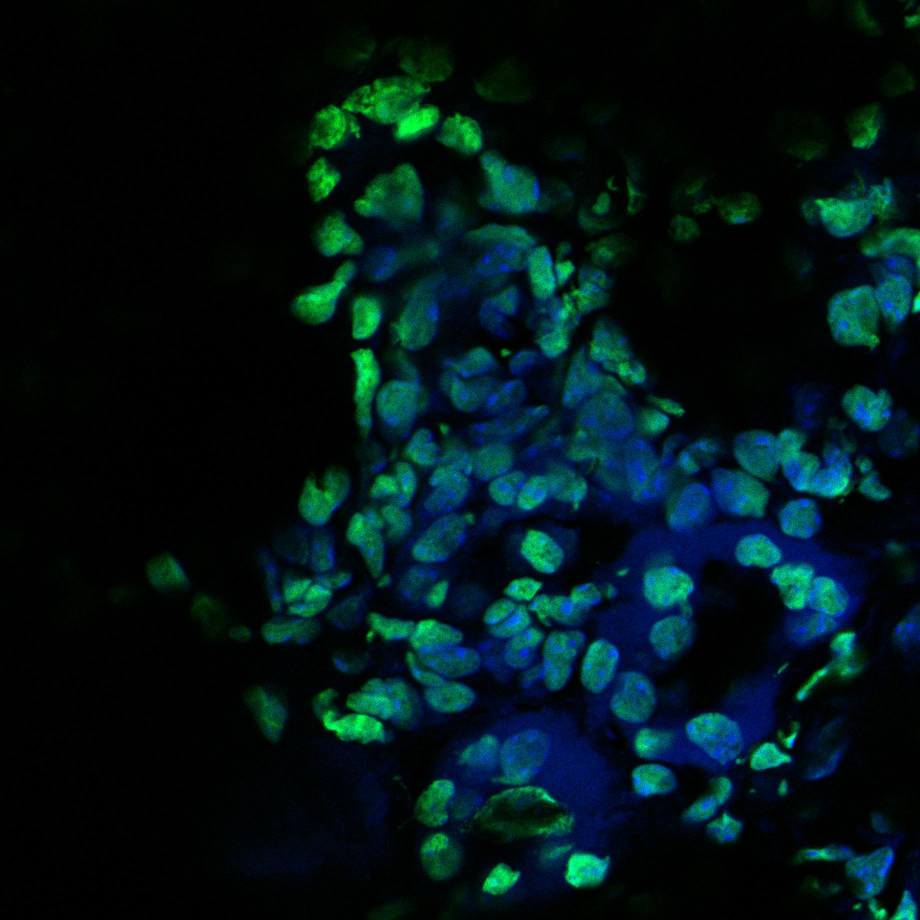
#> input picture images/1.jpg, 1840 x 1840 px, found by its file name (shown at 1/2 size); its folder holds only this picture in this run
$ jupyter execute --allow-errors IM-proc-test.ipynb   (shell and % lines are left out)
#> lines starting #> are read from the running program, lines starting #| are printed output that depends on the picture; after the words box and inside, x2 and y2 are one past the last pixel; in counts of white or black regions, pixels touching at a corner belong together
[cell 1]
import numpy as np
import cv2 as cv
import os
from matplotlib import pyplot as plt

[cell 2]
path = "/home/devesh/cell-segmentation/images/"
files = os.listdir(path)
#> (the rest of this cell did not finish here and is left out)

[cell 3]
img_lst = []
for i in files:
    name = os.path.join(path,i)
    img_bgr = cv.imread(name)
#> img_bgr is the input picture: shape (1840, 1840, 3); mean B, G, R 23.3, 20.9, 1.4
    img_rgb = cv.cvtColor(img_bgr,cv.COLOR_BGR2RGB)
    img_lst.append(img_rgb)

#> (a cell that did not finish here is left out)

[cell 5]
# [15 lines of commented-out code are left out]

[cell 6]
green_low_h = int(128/2)
green_high_h = int(144/2)
green_low_s = int(0/100*255)
green_high_s = int(100/100*255)
green_low_v = int(25/100*255)
green_high_v = int(100/100*255)

low_green = np.array([green_low_h,green_low_s,green_low_v])
high_green = np.array([green_high_h,green_high_s,green_high_v])

blue_low_h = int(210/2)
blue_high_h = int(240/2)
blue_low_s = int(0/100*255)
blue_high_s = int(100/100*255)
blue_low_v = int(25/100*255)
blue_high_v = int(100/100*255)

low_blue = np.array([blue_low_h,blue_low_s,blue_low_v])
high_blue = np.array([blue_high_h,blue_high_s,blue_high_v])

cell_masks = []
dna_masks = []
cells_hsv = []
full_masks = []
kernel_size = 550
for (i,img_rgb) in enumerate(img_lst):
    img_bgr = cv.cvtColor(img_rgb,cv.COLOR_RGB2BGR)
    img_hsv = cv.cvtColor(img_bgr,cv.COLOR_BGR2HSV)

    cell_mask = cv.inRange(img_hsv,low_blue,high_blue)
    dna_mask = cv.inRange(img_hsv,low_green,high_green)

    #cell_mask = cv.medianBlur(cell_mask,kernel_size)
    #dna_mask = cv.medianBlur(dna_mask,kernel_size)

    cell_masks.append(cell_mask)
    dna_masks.append(dna_mask)
    full_masks.append(cv.bitwise_or(cell_mask,dna_mask))


    cv.imwrite("/Users/dtarasia/Desktop/cell-segmentation/dna_masks/"+files[i],dna_mask)
    cv.imwrite("/Users/dtarasia/Desktop/cell-segmentation/cell_masks/"+files[i],cell_mask)
#> this loop made 1 pass
#> pass 1, `cell_mask = cv.inRange(img_hsv,low_blue,high_blue)`:
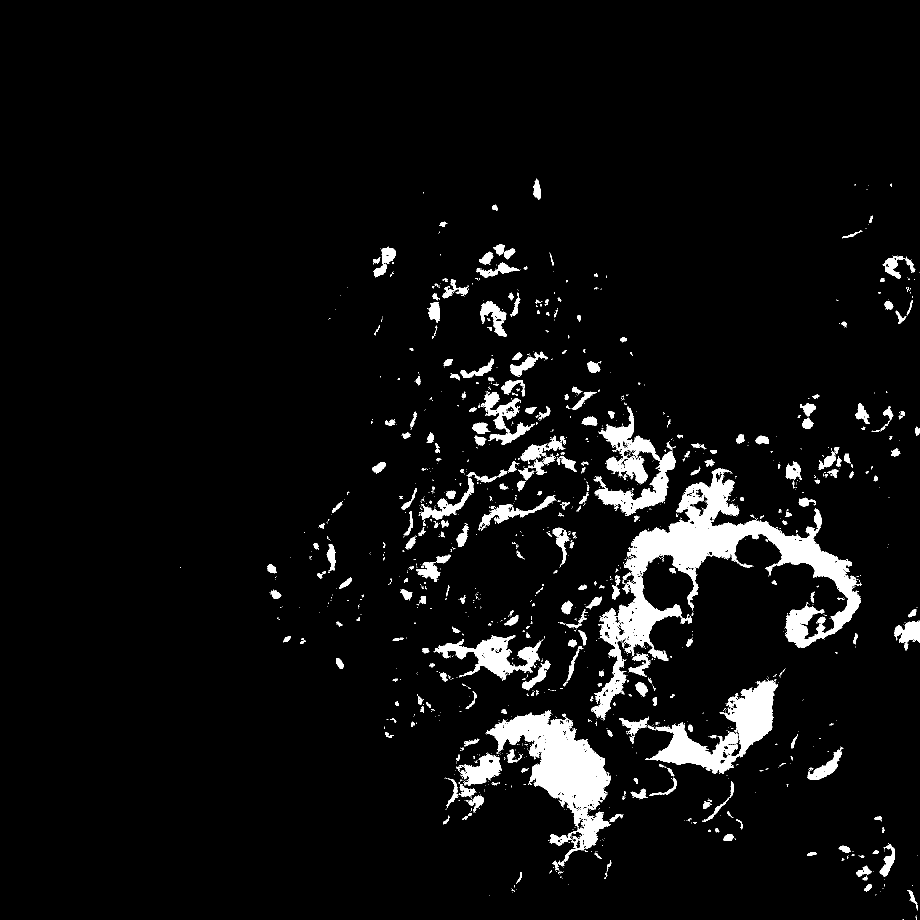
#> cell_mask: shape (1840, 1840) (shown at 1/2 size); 5.4% white; 1585 white regions (1273 under 20 px), largest, box (x1, y1, x2, y2) and area: (1182, 936, 1724, 1439) 52992, (971, 1420, 1222, 1737) 27045, (1290, 1358, 1555, 1548) 16555
#> pass 1, `dna_mask = cv.inRange(img_hsv,low_green,high_green)`:
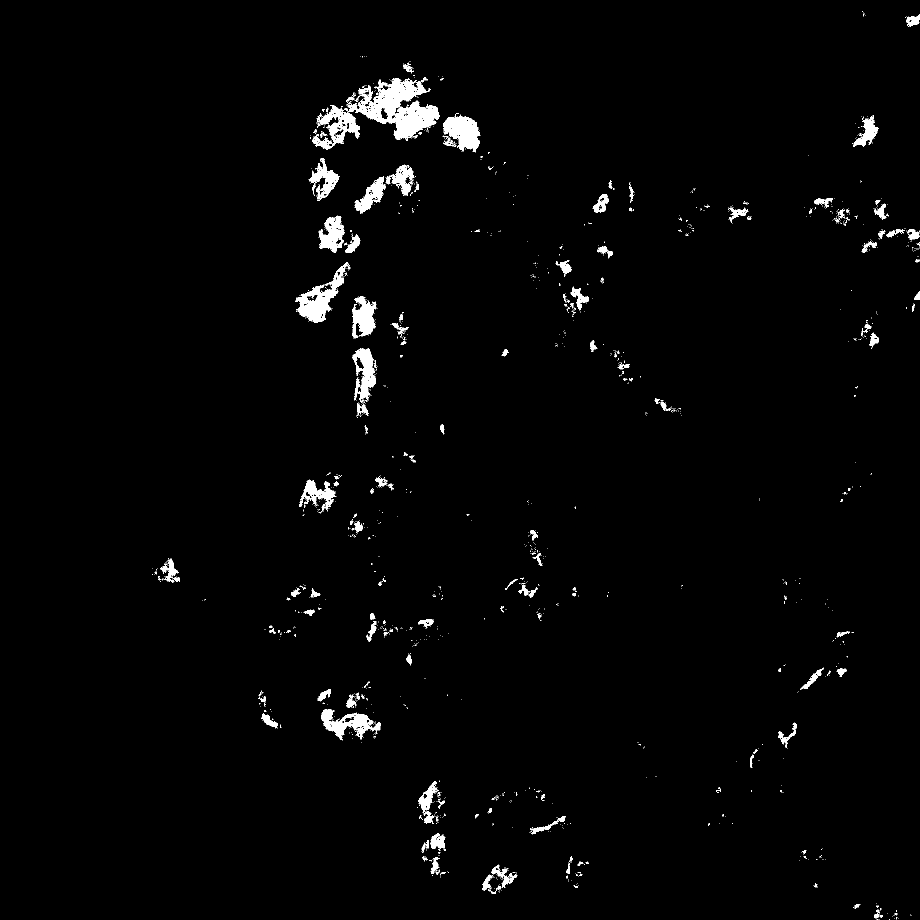
#> dna_mask: shape (1840, 1840) (shown at 1/2 size); 1.8% white; 1572 white regions (1407 under 20 px), largest, box (x1, y1, x2, y2) and area: (693, 156, 879, 280) 9755, (590, 524, 698, 646) 3916, (887, 226, 961, 305) 3320
#> after the loop, cell_masks = 1 item; dna_masks = 1 item; full_masks = 1 item

    #cells_hsv.append(img_hsv)

#> (a cell that did not finish here is left out)

[cell 8]
n = 5
#> (the rest of this cell did not finish here and is left out)

#> (a cell that did not finish here is left out)

#> (a cell that did not finish here is left out)

[cell 11]
# [8 lines of commented-out code are left out]

[cell 12]
n = 5
#> (the rest of this cell did not finish here and is left out)

[cell 13]
#Dilation
kernel = np.ones((5,5), np.uint8)
dilated_imgs = []
for (i,full_mask) in enumerate(full_masks):
    dilated_imgs.append(cv.dilate(full_mask,kernel,iterations=15))
#> after the loop, dilated_imgs = 1 item

#> (a cell that did not finish here is left out)

[cell 15]
#Dilation Function
# [6 lines left out: function dilation, not called in this run]

[cell 16]
closings = []
for (i,img) in enumerate(full_masks):
    closing = cv.morphologyEx(img,cv.MORPH_OPEN,kernel,iterations=2)
    closings.append(closing)
#> this loop made 1 pass
#> pass 1, `closing = cv.morphologyEx(img,cv.MORPH_OPEN,kernel,iterations=2)`:
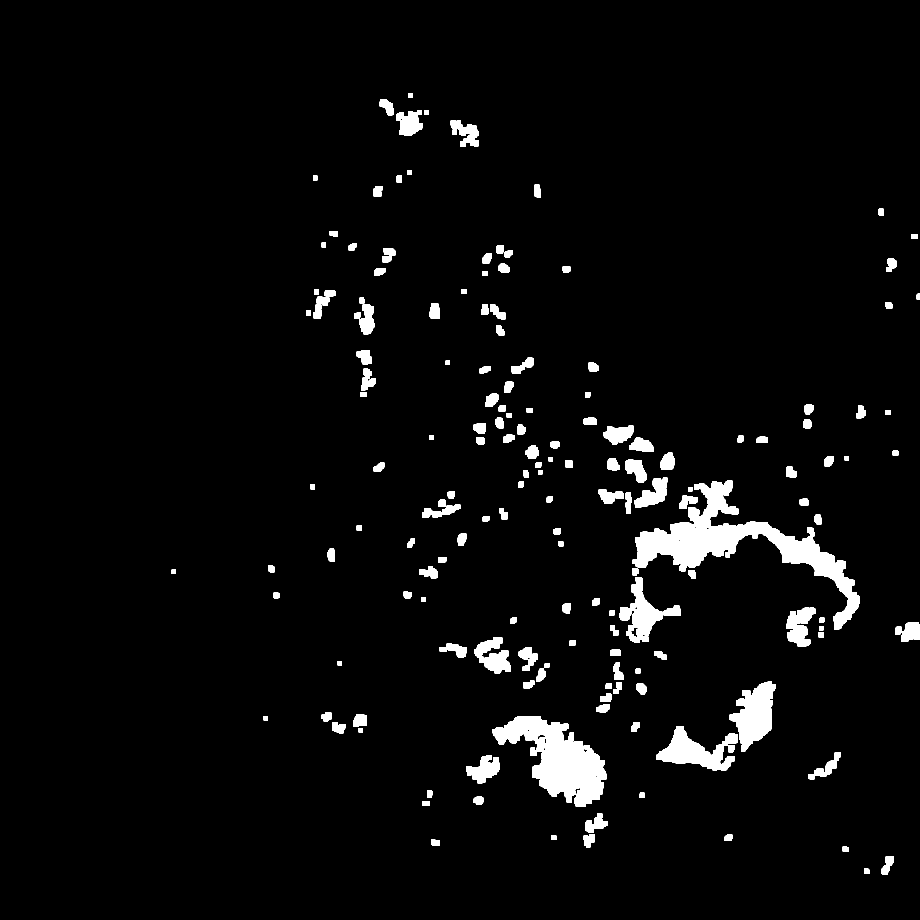
#> closing: shape (1840, 1840) (shown at 1/2 size); 3.9% white; 169 white regions, largest, box (x1, y1, x2, y2) and area: (1265, 961, 1720, 1260) 29684, (985, 1432, 1213, 1614) 20048, (1458, 1363, 1551, 1503) 7389
#> after the loop, closings = 1 item

#> (a cell that did not finish here is left out)

[cell 18]
sure_fgs = []
for (i,img) in enumerate(closings):
    dist_transform = cv.distanceTransform(img,cv.DIST_L2,0)
    ret2, sure_fg = cv.threshold(dist_transform,0.5*dist_transform.max(),255,0)
    sure_fgs.append(sure_fg)
#> this loop made 1 pass
#> ret2 on pass 1: 23.51
#> pass 1, `ret2, sure_fg = cv.threshold(dist_transform,0.5*dist_transform.max(),2..`:
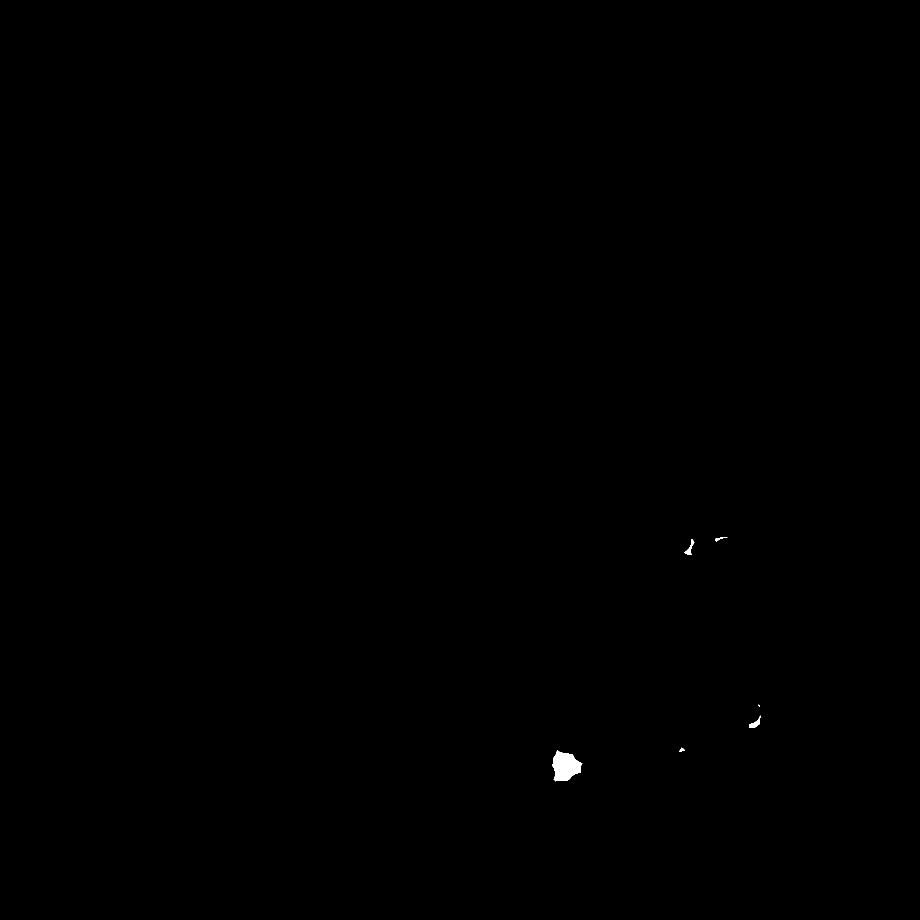
#> sure_fg: shape (1840, 1840) float32 (shown at 1/2 size); 0.09% white; 6 white regions (1 under 20 px), largest, box (x1, y1, x2, y2) and area: (1105, 1501, 1165, 1563) 2480, (1498, 1431, 1521, 1456) 220, (1368, 1078, 1389, 1110) 204, (1430, 1074, 1455, 1083) 73, (1358, 1495, 1370, 1504) 52
#> after the loop, sure_fgs = 1 item

$ run again, on images/5.jpg
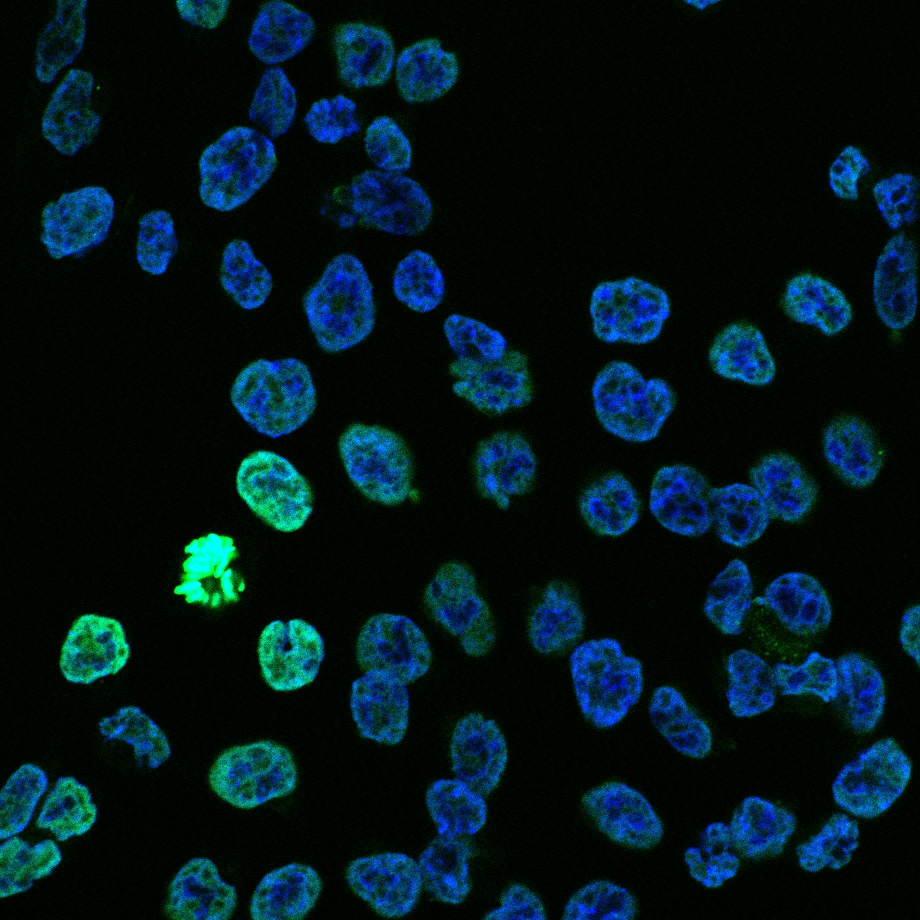
#> input picture images/5.jpg, 1840 x 1840 px, found by its file name (shown at 1/2 size)
#> img_bgr is the input picture: shape (1840, 1840, 3); mean B, G, R 26.7, 21.1, 2.5
#> the loop `for (i,img_rgb) in enumerate(img_lst):` made 1 pass
#> pass 1, `cell_mask = cv.inRange(img_hsv,low_blue,high_blue)`:
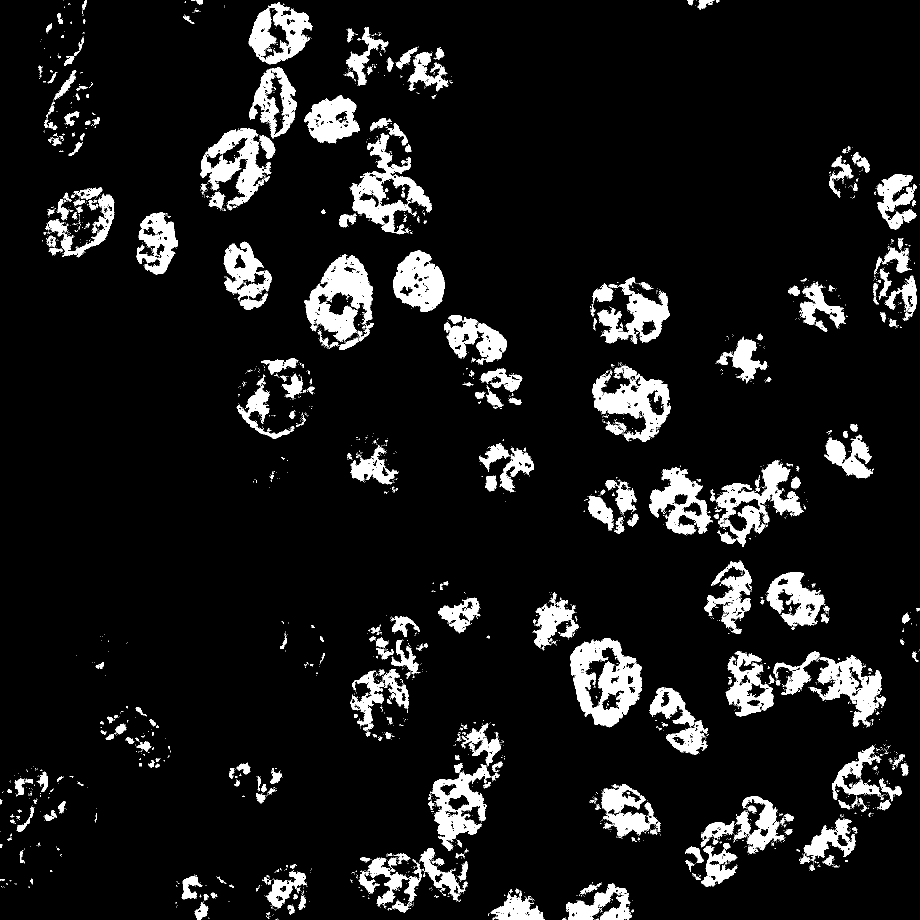
#> cell_mask: shape (1840, 1840) (shown at 1/2 size); 9.2% white; 3511 white regions (3142 under 20 px), largest, box (x1, y1, x2, y2) and area: (1140, 1276, 1284, 1455) 13543, (608, 509, 748, 700) 12777, (1184, 730, 1342, 884) 10119
#> after the loop `for (i,img_rgb) in enumerate(img_lst):`: cell_masks = 1 item
#> the loop `for (i,full_mask) in enumerate(full_masks):` made 1 pass
#> the loop `for (i,img) in enumerate(full_masks):` made 1 pass
#> the loop `for (i,img) in enumerate(closings):` made 1 pass
#> ret2 on pass 1: 10.26
#> pass 1, `ret2, sure_fg = cv.threshold(dist_transform,0.5*dist_transform.max(),2..`:
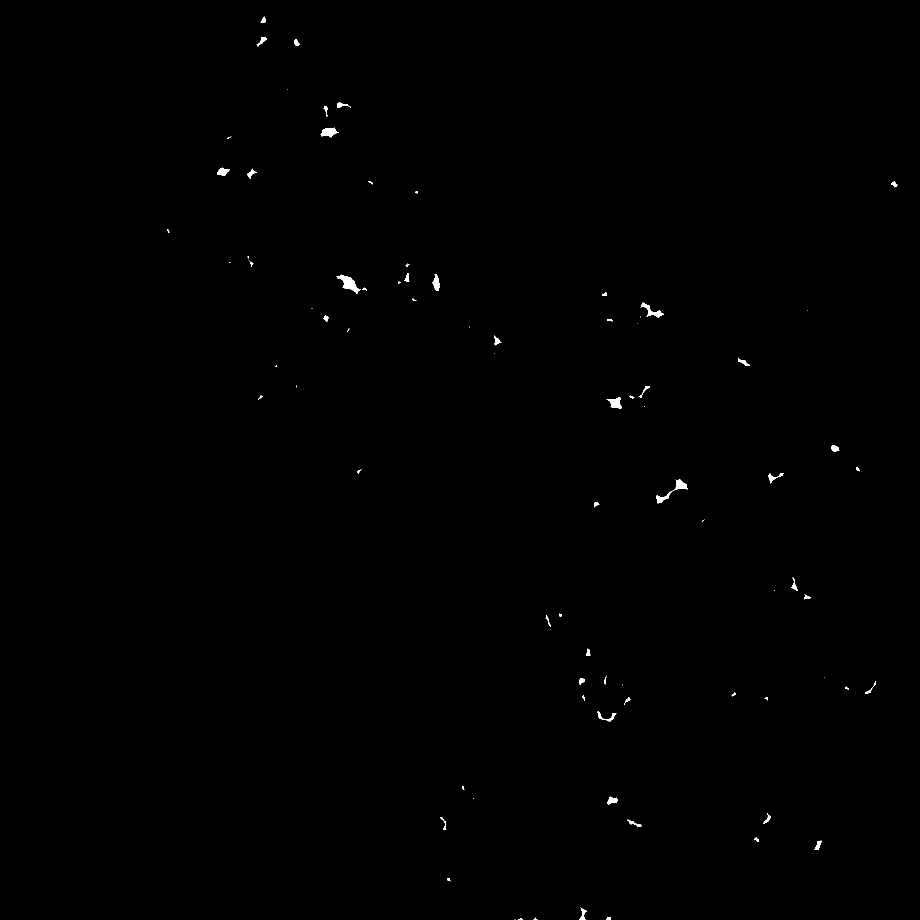
#> sure_fg: shape (1840, 1840) float32 (shown at 1/2 size); 0.21% white; 86 white regions (29 under 20 px), largest, box (x1, y1, x2, y2) and area: (673, 549, 722, 588) 723, (1312, 959, 1375, 1007) 606, (641, 255, 678, 275) 417
